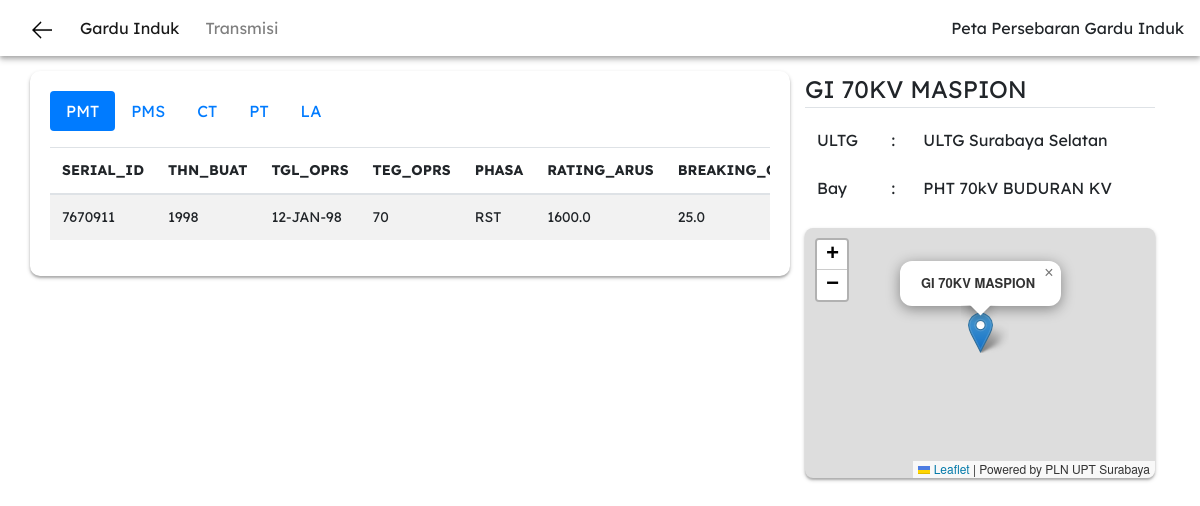
Screenshot of /1/pmt/TRS-3611-428.428-B0003 with the database file from the repository.
### apps/home/models.py (models this page shows)
class PMTModel(db.Model):
    id = db.Column(db.Integer, primary_key=True)
    NMTRAGI = db.Column(db.String(100))
    NAMAGI = db.Column(db.String(100))
    NAMABAY = db.Column(db.String(100))
    STATUS_ALAT = db.Column(db.String(100))
    TECHIDENTNO = db.Column(db.String(100))
    EQ_NUMBER = db.Column(db.String(100))
    EQUIPMENT_NUMBER = db.Column(db.String(100))
    SERIAL_ID = db.Column(db.String(100))
    ID_BAY = db.Column(db.String(100))
    ID_FUNCTLOC = db.Column(db.String(100))
    KODE_PST = db.Column(db.Integer)
    KD_STATUS = db.Column(db.Integer)
    TEG_OPRS = db.Column(db.Integer)
    PHASA = db.Column(db.String(100))
    TGL_OPRS = db.Column(db.String(100))
    THN_BUAT = db.Column(db.Integer)
    BUATAN = db.Column(db.String(100))
    PENEMPATAN = db.Column(db.String(100))
    KETERANGAN = db.Column(db.String(100))
    FLAG = db.Column(db.Float(100))
    MERK = db.Column(db.String(100))
    TIPE = db.Column(db.String(100))
    ASSET = db.Column(db.String(100))
    CONS_TYPE = db.Column(db.Float(100))
    DESCRIPTION = db.Column(db.String(100))
    RATING_ARUS = db.Column(db.Float(100))
    BREAKING_CURRENT = db.Column(db.Float(100))
    MKNK_PGRK = db.Column(db.String(100))
    MEDIA_PMDM = db.Column(db.String(100))
    JENIS = db.Column(db.String(100))
    RATING_TEG = db.Column(db.Float(100))
    MAKING_CURRENT = db.Column(db.Float(100))
    BIL = db.Column(db.Float(100))
    SIL = db.Column(db.Float(100))
    PFW = db.Column(db.Float(100))
    WKT_BUKA = db.Column(db.Float(100))
    WKT_TUTUP = db.Column(db.Float(100))
    WKT_BREAK = db.Column(db.Float(100))
    DUR_HUB_SING = db.Column(db.Float(100))
    SEKUENSIAL = db.Column(db.String(100))
    TEKANAN = db.Column(db.Float(100))
    THN_KTK = db.Column(db.Float(100))
    THN_ISO = db.Column(db.Float(100))
    BERAT = db.Column(db.Float(100))
    STANDARD = db.Column(db.String(100))
    PASANGAN = db.Column(db.String(100))
    TOLERANSI = db.Column(db.Float(100))
    HOUSING = db.Column(db.String(100))
    JML_TRIP_COIL = db.Column(db.Float(100))
    TYPE_ID = db.Column(db.Float(100))
    ID_KOMPARTEMEN = db.Column(db.Float(100))
    EQ_NUMBER_REF = db.Column(db.String(100))
    CCODE = db.Column(db.Integer)

class GIModel(db.Model):
    id = db.Column(db.Integer, primary_key=True)
    ULTG = db.Column(db.String(100))
    STATUS_OPERASI = db.Column(db.String(100))
    ID_FUNCTLOC = db.Column(db.String(100))
    NM_LOKASI = db.Column(db.String(100))
    NM_LOKASI_URL = db.Column(db.String(100))
    TEGANGAN = db.Column(db.Integer)
    TGL_OPRS = db.Column(db.String(100))
    ALAMAT = db.Column(db.TEXT)
    LATITUDE = db.Column(db.Float(100))
    LONGITUDE = db.Column(db.Float(100))

class BayModel(db.Model):
    id = db.Column(db.Integer, primary_key=True)
    ULTG = db.Column(db.String(100))
    GI = db.Column(db.String(100))
    BAY = db.Column(db.String(100))
    FUNGSI = db.Column(db.String(100))
    ID_FUNCTLOC = db.Column(db.String(100))
    SUP_FUNCTLOC = db.Column(db.String(100))
    NM_LOKASI = db.Column(db.String(100))
    DESKRIPSI = db.Column(db.String(100))
    ID_LOCATION = db.Column(db.Float(100))
    ID_PARENT = db.Column(db.String(100))
    TEGANGAN = db.Column(db.Float(100))
    KD_FUNGSI = db.Column(db.String(100))
    KD_WILAYAH = db.Column(db.Float(100))
    TGL_OPRS = db.Column(db.String(100))
    TGL_TDK_OPRS = db.Column(db.String(100))
    FLAG = db.Column(db.Float(100))
    WORKCENTER = db.Column(db.String(100))
    ID_PLANT = db.Column(db.Float(100))
    ID_TRAGI = db.Column(db.Float(100))
    NOMORGI = db.Column(db.Float(100))
    KD_GROUPLOKASI = db.Column(db.Float(100))
    ID_SECTION = db.Column(db.String(100))
    BOUND = db.Column(db.String(100))
    BA_CODE = db.Column(db.Float(100))
    ASSET_LOKASI = db.Column(db.Float(100))
    BAYGROUP = db.Column(db.Float(100))
    MVA = db.Column(db.Float(100))
    NOSIRKIT = db.Column(db.Float(100))
    COSTCENTER = db.Column(db.Float(100))
    BC_FLC = db.Column(db.String(100))

### apps/home/routes.py (the view)
@home.route("/<int:id_gi>/pmt/<string:ID_FUNCTLOC>")
def pmtList(id_gi, ID_FUNCTLOC):
    PMT_LIST = []
    query_pmt = PMTModel.query.filter_by(
        ID_FUNCTLOC=ID_FUNCTLOC).all()
    bayGI = BayModel.query.filter_by(ID_FUNCTLOC=ID_FUNCTLOC).first()
    queryNamaGI = GIModel.query.get(id_gi)
    lat = queryNamaGI.LATITUDE
    lon = queryNamaGI.LONGITUDE
    namaGI = queryNamaGI.NM_LOKASI
    return render_template(
        "peralatan.html",
        ID_GI=id_gi,
        back=True,
        PMT=query_pmt,
        bayGI=bayGI,
        lat=lat, lon=lon,
        namaGI=namaGI
    )

### apps/home/templates/peralatan.html (shortened to what this page needs)
{% extends "layout_detail.html" %}
{% block content %}
<main role='main' style="margin-top: 15px; margin-bottom: 10px;">
    <div class="container">
        <div class="row">
            <div class="col-md-8" id="carding" style="height: fit-content;">
                <ul class="nav nav-pills mb-3" id="pills-tab" role="tablist">
                    <li class="nav-item">
                        <a class="nav-link active" id="pills-pmt-tab" data-toggle="pill" href="#pills-pmt" role="tab"
                            aria-controls="pills-pmt" aria-selected="true">PMT</a>
                    </li>
                    <li class="nav-item">
                        <a class="nav-link" id="pills-pms-tab" data-toggle="pill" href="#pills-pms" role="tab"
                            aria-controls="pills-pms" aria-selected="false">PMS</a>
                    </li>
                    <li class="nav-item">
                        <a class="nav-link" id="pills-ct-tab" data-toggle="pill" href="#pills-ct" role="tab"
                            aria-controls="pills-ct" aria-selected="false">CT</a>
                    </li>
                    <li class="nav-item">
                        <a class="nav-link" id="pills-pt-tab" data-toggle="pill" href="#pills-pt" role="tab"
                            aria-controls="pills-pt" aria-selected="false">PT</a>
                    </li>
                    <li class="nav-item">
                        <a class="nav-link" id="pills-la-tab" data-toggle="pill" href="#pills-la" role="tab"
                            aria-controls="pills-la" aria-selected="false">LA</a>
                    </li>
                </ul>
                <div class="tab-content" id="pills-tabContent">
                    <div class="tab-pane fade show active" id="pills-pmt" role="tabpanel"
                        aria-labelledby="pills-pmt-tab">
                        <div class="table-responsive" style="font-size: 14px;">
                            <table class="table table-striped">
                                <thead>
                                    <tr>
                                        <th>SERIAL_ID</th>
                                        <th>THN_BUAT</th>
                                        <th>TGL_OPRS</th>
                                        <th>TEG_OPRS</th>
                                        <th>PHASA</th>
                                        <th>RATING_ARUS</th>
                                        <th>BREAKING_CURRENT</th>
                                    </tr>
                                </thead>
                                <tbody>
                                    {% for data in PMT %}
                                    <tr>
                                        <td>{{data.SERIAL_ID}}</td>
                                        <td>{{data.THN_BUAT}}</td>
                                        <td>{{data.TGL_OPRS}}</td>
                                        <td>{{data.TEG_OPRS}}</td>
                                        <td>{{data.PHASA}}</td>
                                        <td>{{data.RATING_ARUS}}</td>
                                        <td>{{data.BREAKING_CURRENT}}</td>
                                    </tr>
                                    {% endfor %}
                                </tbody>
                            </table>
                        </div>
                    </div>
                </div>
            </div>
            <div class="col-md-4" style="width: 300px;">
                <div class="content-section">
                    <legend class="border-bottom mb-2">{{namaGI}}</legend>
                    <table class="table table-borderless">
                        <tbody>
                            <tr>
                                <td>ULTG</td>
                                <td>:</td>
                                <td>{{ bayGI.ULTG }}</td>
                            </tr>
                            <tr>
                                <td>Bay</td>
                                <td>:</td>
                                <td>{{ bayGI.BAY }} KV</td>
                            </tr>
                        </tbody>
                    </table>
                </div>
                <div class="content-section">
                    {% include "map_detail.html" %}
                </div>
            </div>
        </div>
    </div>
</main>
{% endblock %}

### apps/home/templates/layout_detail.html (style rules this page uses)
#carding { border-radius: 10px; padding: 20px; width: auto; height: auto; box-shadow: 0 2px 4px 0 rgba(0, 0, 0, 0.2), 0 2px 2px 0 rgba(0, 0, 0, 0.19); }
body { font-family: "Lexend Deca", sans-serif; }

### rows the page displays
PMTModel: SERIAL_ID "7670911", THN_BUAT "1998", TGL_OPRS "12-JAN-98", TEG_OPRS "70", PHASA "RST", RATING_ARUS "1600.0", BREAKING_CURRENT "25.0"
GIModel: NM_LOKASI "GI 70KV MASPION"
BayModel: ULTG "ULTG Surabaya Selatan", BAY "PHT 70kV BUDURAN"
